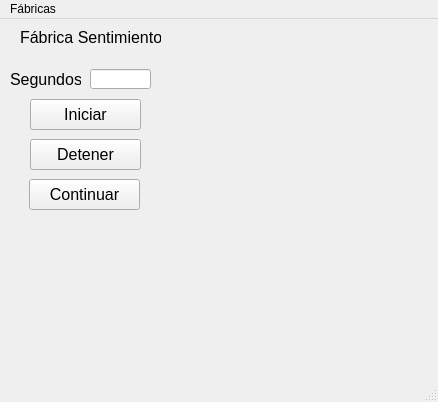
<?xml version="1.0" encoding="UTF-8"?>
<ui version="4.0">
 <class>MainWindow</class>
 <widget class="QMainWindow" name="MainWindow">
  <property name="geometry">
   <rect>
    <x>0</x>
    <y>0</y>
    <width>438</width>
    <height>402</height>
   </rect>
  </property>
  <property name="windowTitle">
   <string>MainWindow</string>
  </property>
  <widget class="QWidget" name="centralwidget">
   <widget class="QLabel" name="label_3">
    <property name="geometry">
     <rect>
      <x>610</x>
      <y>90</y>
      <width>51</width>
      <height>31</height>
     </rect>
    </property>
    <property name="font">
     <font>
      <pointsize>14</pointsize>
     </font>
    </property>
    <property name="text">
     <string/>
    </property>
   </widget>
   <widget class="QLabel" name="label_11">
    <property name="geometry">
     <rect>
      <x>10</x>
      <y>50</y>
      <width>71</width>
      <height>21</height>
     </rect>
    </property>
    <property name="font">
     <font>
      <pointsize>12</pointsize>
     </font>
    </property>
    <property name="text">
     <string>Segundos</string>
    </property>
   </widget>
   <widget class="QLineEdit" name="cajaSegundos">
    <property name="geometry">
     <rect>
      <x>90</x>
      <y>50</y>
      <width>61</width>
      <height>20</height>
     </rect>
    </property>
    <property name="font">
     <font>
      <pointsize>10</pointsize>
     </font>
    </property>
    <property name="text">
     <string/>
    </property>
   </widget>
   <widget class="QPushButton" name="botonIniciarSentimiento">
    <property name="geometry">
     <rect>
      <x>30</x>
      <y>80</y>
      <width>111</width>
      <height>31</height>
     </rect>
    </property>
    <property name="font">
     <font>
      <pointsize>12</pointsize>
     </font>
    </property>
    <property name="text">
     <string>Iniciar</string>
    </property>
   </widget>
   <widget class="QLabel" name="labelFabricaSentimiento">
    <property name="geometry">
     <rect>
      <x>20</x>
      <y>10</y>
      <width>141</width>
      <height>16</height>
     </rect>
    </property>
    <property name="font">
     <font>
      <pointsize>12</pointsize>
     </font>
    </property>
    <property name="text">
     <string>Fábrica Sentimiento</string>
    </property>
   </widget>
   <widget class="QLabel" name="labelSentimiento">
    <property name="geometry">
     <rect>
      <x>40</x>
      <y>210</y>
      <width>81</width>
      <height>21</height>
     </rect>
    </property>
    <property name="font">
     <font>
      <pointsize>12</pointsize>
     </font>
    </property>
    <property name="text">
     <string/>
    </property>
   </widget>
   <widget class="QPushButton" name="botonDetenerSentimiento">
    <property name="geometry">
     <rect>
      <x>30</x>
      <y>120</y>
      <width>111</width>
      <height>31</height>
     </rect>
    </property>
    <property name="font">
     <font>
      <pointsize>12</pointsize>
     </font>
    </property>
    <property name="text">
     <string>Detener</string>
    </property>
   </widget>
   <widget class="QPushButton" name="botonSentimientoContinuar">
    <property name="geometry">
     <rect>
      <x>29</x>
      <y>160</y>
      <width>111</width>
      <height>31</height>
     </rect>
    </property>
    <property name="font">
     <font>
      <pointsize>12</pointsize>
     </font>
    </property>
    <property name="text">
     <string>Continuar</string>
    </property>
   </widget>
  </widget>
  <widget class="QMenuBar" name="menubar">
   <property name="geometry">
    <rect>
     <x>0</x>
     <y>0</y>
     <width>438</width>
     <height>20</height>
    </rect>
   </property>
   <widget class="QMenu" name="menuF_bricas">
    <property name="title">
     <string>Fábricas</string>
    </property>
   </widget>
   <addaction name="menuF_bricas"/>
  </widget>
  <widget class="QStatusBar" name="statusbar"/>
 </widget>
 <resources/>
 <connections/>
</ui>
